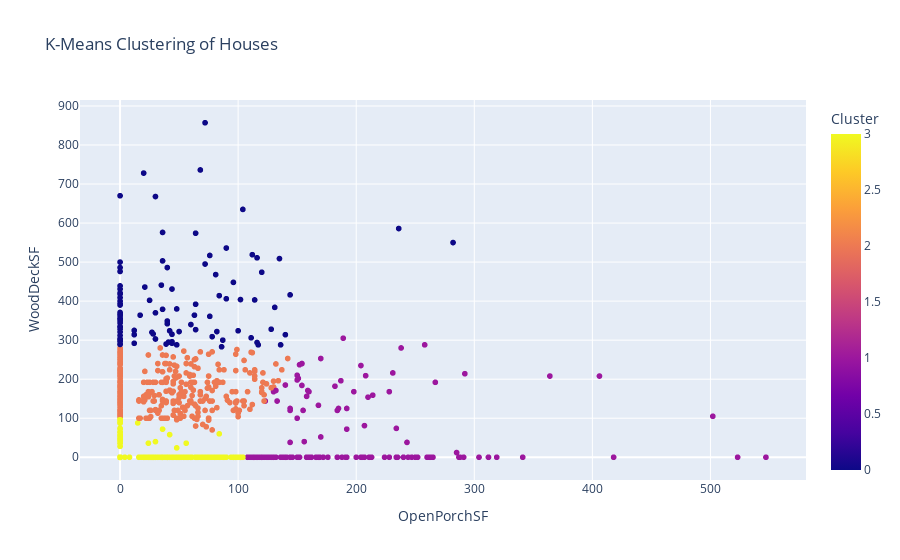

Notebook code for this chart:
### Code cell
import plotly.express as px

px.scatter(df, x='OpenPorchSF', y='WoodDeckSF', color='Cluster', title='K-Means Clustering of Houses')

### Figure 1 — Plotly figure (JSON) as saved in the notebook; plotly's stock layout.template omitted (floating-point values rounded to 4 significant figures; data arrays with more than 128 entries replaced by an {"elided": "..."} marker saying what was removed)
{"data": [{"hovertemplate": "OpenPorchSF=%{x}<br>WoodDeckSF=%{y}<br>Cluster=%{marker.color}<extra></extra>", "legendgroup": "", "marker": {"color": {"elided": "1168 int values"}, "coloraxis": "coloraxis", "symbol": "circle"}, "mode": "markers", "name": "", "showlegend": false, "type": "scattergl", "x": {"elided": "1168 int values"}, "xaxis": "x", "y": {"elided": "1168 int values"}, "yaxis": "y"}], "layout": {"coloraxis": {"colorbar": {"title": {"text": "Cluster"}}, "colorscale": [[0, "#0d0887"], [0.1111, "#46039f"], [0.2222, "#7201a8"], [0.3333, "#9c179e"], [0.4444, "#bd3786"], [0.5556, "#d8576b"], [0.6667, "#ed7953"], [0.7778, "#fb9f3a"], [0.8889, "#fdca26"], [1, "#f0f921"]]}, "legend": {"tracegroupgap": 0}, "title": {"text": "K-Means Clustering of Houses"}, "xaxis": {"anchor": "y", "domain": [0, 1], "title": {"text": "OpenPorchSF"}}, "yaxis": {"anchor": "x", "domain": [0, 1], "title": {"text": "WoodDeckSF"}}}}
